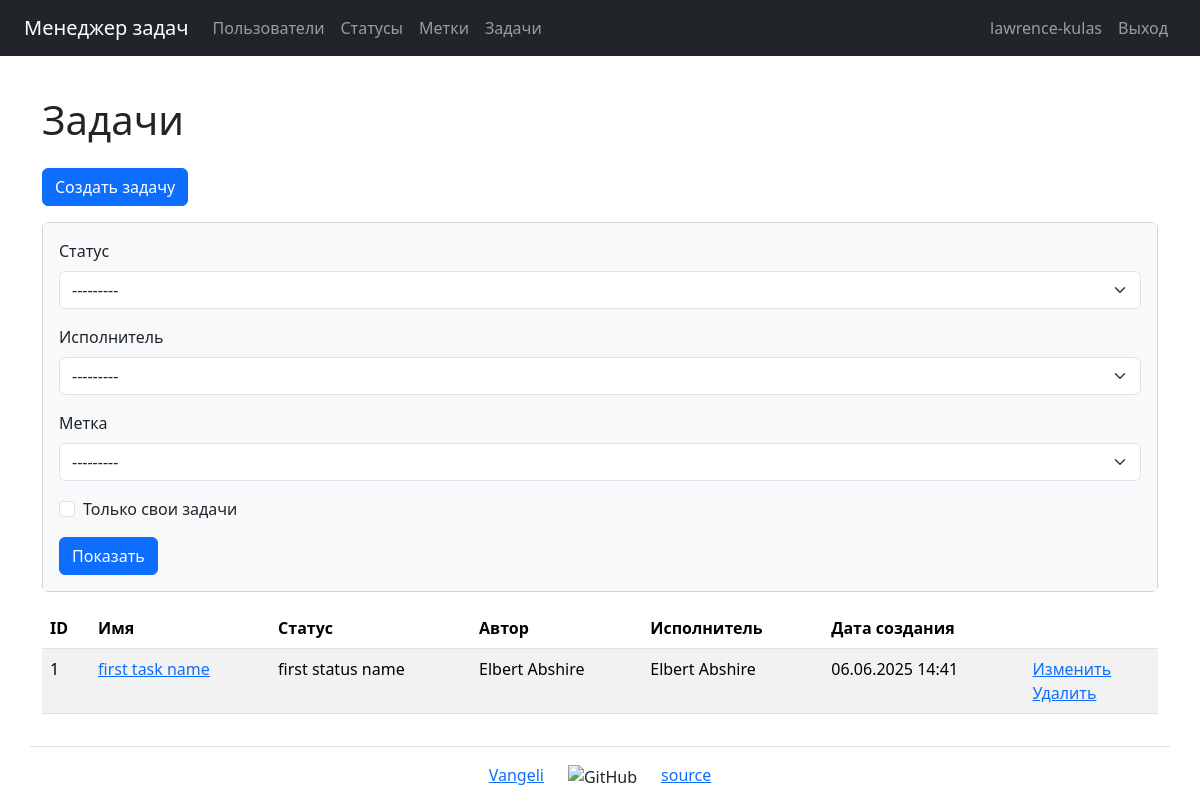
/tasks/ (signed in), run on the app's committed database.
### task_manager/users/models.py (models this page shows)
class User(AbstractUser):
    first_name = models.CharField(max_length=150)
    last_name = models.CharField(max_length=150)
    def __str__(self):
        return self.get_full_name()

### task_manager/tasks/models.py (models this page shows, shortened)
class Task(models.Model):
    name = models.CharField(
        max_length=150, blank=False, unique=True, verbose_name=_("Name")
    )
    description = models.TextField(
        max_length=10000, blank=True, verbose_name=_("Description")
    )
    created_at = models.DateTimeField(
        auto_now_add=True, verbose_name=_("Creation date")
    )
    author = models.ForeignKey(
        User,
        on_delete=models.PROTECT,
        related_name="author",
        verbose_name=_("Author"),
    )
    status = models.ForeignKey(
        Status,
        on_delete=models.PROTECT,
        related_name="statuses",
        verbose_name=_("Status"),
    )
    executor = models.ForeignKey(
        User,
        on_delete=models.PROTECT,
        related_name="executor",
        verbose_name=_("Executor"),
    )
    labels = models.ManyToManyField(
        Label,
        through="TaskLabelRelation",
        through_fields=("task", "label"),
        blank=True,
        related_name="labels",
        verbose_name=_("Labels"),
    )
    class Meta:
        verbose_name = _("Task")
        verbose_name_plural = _("Tasks")

### task_manager/statuses/models.py (models this page shows)
class Status(models.Model):
    name = models.CharField(
        max_length=150,
        unique=True,
        blank=False,
        verbose_name=_("Name"),
    )
    created_at = models.DateTimeField(
        auto_now_add=True,
        verbose_name=_("Created at"),
    )
    def __str__(self):
        return self.name
    class Meta:
        verbose_name = _("Status")
        verbose_name_plural = _("Statuses")

### task_manager/tasks/views.py (the view)
# urls.py: path("", TasksListView.as_view(), name="tasks"),
class TasksListView(AuthRequiredMixin, FilterView):
    template_name = "tasks/tasks.html"
    model = Task
    filterset_class = TaskFilter
    context_object_name = "tasks"
    def get_filterset(self, filterset_class):
        return filterset_class(
            self.request.GET, queryset=self.get_queryset(), request=self.request
        )
    def get_context_data(self, **kwargs):
        context = {
            **super().get_context_data(**kwargs),
            "title": _("Tasks"),
            "button_text": _("Show"),
        }
        return context

### task_manager/labels/models.py (called while the page is built)
    def __str__(self):
        return self.name

### task_manager/mixins.py (called while the page is built)
    def dispatch(self, request, *args, **kwargs):
        if not request.user.is_authenticated:
            messages.error(request, self.auth_message)
            return redirect(reverse_lazy("login"))
        return super().dispatch(request, *args, **kwargs)

### task_manager/tasks/filters.py (called while the page is built)
    def get_own_tasks(self, queryset, name, value):
        if value:
            user = self.request.user
            return queryset.filter(author=user)
        return queryset

### task_manager/templates/tasks/tasks.html (shortened to what this page needs)
{% extends "base.html" %}
{% load django_bootstrap5 %}
{% load i18n %}
{% block content %}
    <h1 class="my-4">{{ title }}</h1>
    <a class="btn btn-primary mb-3" href="{% url 'task_create' %}">{% trans 'Create task' %}</a>
    <div class="card mb-3">
        <div class="card-body bg-light">
            <form class="form-inline center" method="get">
              {% bootstrap_form filter.form field_class="ml-2 mr-3" %}
              {% bootstrap_button button_text button_type="submit" button_class="btn btn-primary" %}
            </form>
        </div>
    </div>
    <table class="table table-striped">
        <thead class="thead-dark">
            <tr>
                <th>ID</th>
                <th>{% trans 'Name' %}</th>
                <th>{% trans 'Status' %}</th>
                <th>{% trans 'Author' %}</th>
                <th>{% trans 'Executor' %}</th>
                <th>{% trans 'Creation date' %}</th>
                <th></th>
            </tr>
        </thead>
        <tbody>
            {% if tasks %}
                {% for task in tasks %}
                    <tr>
                        <td>{{ task.id }}</td>
                        <td><a href="{% url 'task_show' task.id %}">{{ task.name }}</a></td>
                        <td>{{ task.status }}</td>
                        <td>{{ task.author }}</td>
                        <td>{{ task.executor }}</td>
                        <td>{{ task.created_at|date:"d.m.Y H:i" }}</td>
                        <td>
                            <a href="{% url 'task_update' task.id %}">{% trans 'Update' %}</a>
                            <br>
                            <a href="{% url 'task_delete' task.id %}">{% trans 'Delete' %}</a>
                        </td>
                    </tr>
                {% endfor %}
            {% endif %}
        </tbody>
    </table>
{% endblock content %}

### task_manager/templates/nav_bar.html (shortened to what this page needs)
{% load i18n %}
<nav class="navbar navbar-expand-md navbar-dark bg-dark mb-3">
    <div class="container-fluid px-4">
        <a class="navbar-brand"
           href="{% url 'home' %}">{% trans "Task manager" %}</a>
        <div class="collapse navbar-collapse" id="navbarToggleExternalContent">
            <ul class="navbar-nav me-auto">
                <li class="nav-item">
                    <a class="nav-link"
                       href="{% url 'users' %}">{% trans "Users" %}</a>
                </li>
                {% if user.is_authenticated %}
                    <li class="nav-item">
                        <a class="nav-link" href="{% url 'statuses' %}">{% trans "Statuses" %}</a>
                    </li>
                    <li class="nav-item">
                        <a class="nav-link" href="{% url 'labels' %}">{% trans "Labels" %}</a>
                    </li>
                    <li class="nav-item">
                        <a class="nav-link" href="{% url 'tasks' %}">{% trans "Tasks" %}</a>
                    </li>
                {% endif %}
            </ul>
            <ul class="navbar-nav">
                {% if user.is_authenticated %}
                    <li class="nav-item">
                        <a class="nav-link" href="#">{{ user.username }}</a>
                    </li>
                    <li class="nav-item">
                        <form action="{% url 'logout' %}" method="POST">
                            <button type="submit" class="nav-link">
                                {% trans "Log Out" %}
                            </button>
                        </form>
                    </li>
                {% endif %}
            </ul>
        </div>
    </div>
</nav>

### data on the page
User: username "lawrence-kulas"
Task: id "1", name "first task name", status "first status name", author "Elbert Abshire", executor "Elbert Abshire", created_at "06.06.2025 14:41"

### other printed values
{{ title }} "Задачи"
